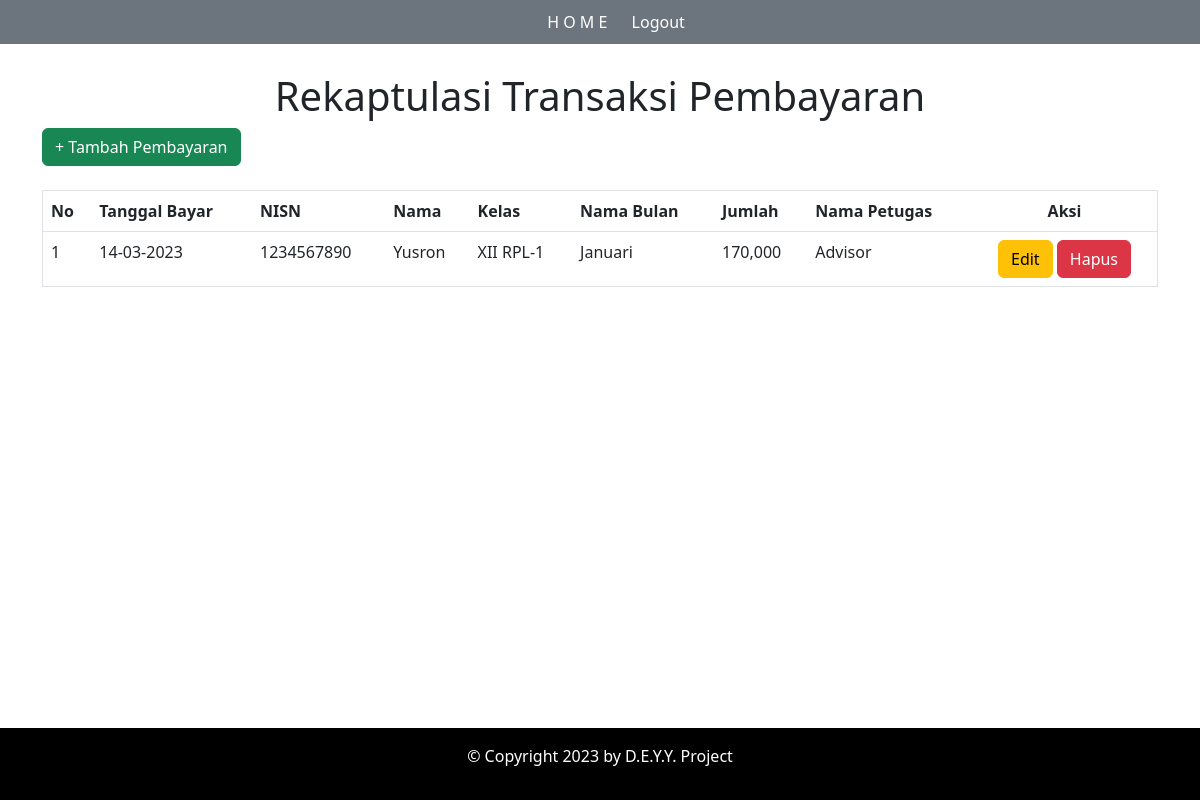
The page /PembayaranSPPSekolah/pembayaran.php on the database its author committed.
### tables this page shows
CREATE TABLE `tb_pembayaran` (
  `id_pembayaran` int(11) NOT NULL,
  `id_petugas` int(11) NOT NULL,
  `nisn` varchar(15) NOT NULL,
  `tgl_bayar` date NOT NULL,
  `bulan_bayar` varchar(2) NOT NULL,
  `jumlah_bayar` int(11) NOT NULL,
  `id_spp` int(11) NOT NULL
);

CREATE TABLE `tb_siswa` (
  `nisn` varchar(15) NOT NULL,
  `nis` varchar(15) NOT NULL,
  `nama` varchar(100) NOT NULL,
  `id_kelas` int(3) NOT NULL,
  `jenis_kelamin` enum('Laki-Laki','Perempuan') NOT NULL,
  `alamat` text NOT NULL,
  `no_telp` varchar(12) NOT NULL,
  `id_spp` int(11) NOT NULL,
  `total_bayar` int(11) NOT NULL
);

CREATE TABLE `tb_kelas` (
  `id_kelas` int(3) NOT NULL,
  `nama_kelas` varchar(15) NOT NULL,
  `wali_kelas` varchar(100) NOT NULL,
  `kompetensi_keahlian` text NOT NULL
);

CREATE TABLE `tb_petugas` (
  `id_petugas` int(11) NOT NULL,
  `username` varchar(100) NOT NULL,
  `password` varchar(100) NOT NULL,
  `nama_petugas` varchar(100) NOT NULL,
  `level` enum('admin','petugas') NOT NULL
);

### PembayaranSPPSekolah/pembayaran.php (the view, shortened to what this page needs)
<?php
$koneksi = mysqli_connect('localhost', 'root', '', 'db_spp');
?>
<!doctype html>
<html lang="en">
<head>
    <link rel="stylesheet" href="assets/css/style.css">
    <link rel="stylesheet" type="text/css" href="assets/css/bootstrap.min.css">
</head>
<body class="container-fluid">
    <?php
    include "header.php";
    ?>
    <br>
    <div class="container">
        <div class="text-center">
            <h1 class="mt-5">Rekaptulasi Transaksi Pembayaran</h1>
        </div>
        <a href="pembayaran-tambah.php" class="btn btn-success">+ Tambah Pembayaran</a>
        <br><br>
        <table border="1" width="100%" class="table table-hover">
            <tr>
                <th>No</th>
                <th>Tanggal Bayar</th>
                <th>NISN</th>
                <th>Nama</th>
                <th>Kelas</th>
                <th>Nama Bulan</th>
                <th>Jumlah</th>
                <th>Nama Petugas</th>
                <th class="text-center">Aksi</th>
            </tr>
            <?php
            $no = 1;
            $sql = "SELECT * FROM tb_pembayaran INNER JOIN tb_siswa ON tb_pembayaran.nisn = tb_siswa.nisn INNER JOIN tb_kelas ON tb_siswa.id_kelas = tb_kelas.id_kelas INNER JOIN tb_petugas ON tb_pembayaran.id_petugas = tb_petugas.id_petugas ORDER BY tb_pembayaran.tgl_bayar DESC";
            $query = mysqli_query($koneksi, $sql);
            while ($data = mysqli_fetch_array($query)) {
                $tgl_bayar = substr($data['tgl_bayar'], 8, 2).'-'.substr($data['tgl_bayar'], 5, 2).'-'.substr($data['tgl_bayar'], 0,4);
                $kd_bulan = $data['bulan_bayar'];
                if ($kd_bulan == '01'){$nama_bulan = "Januari";}
                elseif ($kd_bulan == '02'){$nama_bulan = "Februari";}
                elseif ($kd_bulan == '03'){$nama_bulan = "Maret";}
                elseif ($kd_bulan == '04'){$nama_bulan = "April";}
                elseif ($kd_bulan == '05'){$nama_bulan = "Mei";}
                elseif ($kd_bulan == '06'){$nama_bulan = "Juni";}
                elseif ($kd_bulan == '07'){$nama_bulan = "Juli";}
                elseif ($kd_bulan == '08'){$nama_bulan = "Agustus";}
                elseif ($kd_bulan == '09'){$nama_bulan = "September";}
                elseif ($kd_bulan == '10'){$nama_bulan = "Oktober";}
                elseif ($kd_bulan == '11'){$nama_bulan = "November";}
                elseif ($kd_bulan == '12'){$nama_bulan = "Desember";}
                ?>
                <tr>
                    <td><?= $no++; ?></td>
                    <td><?= $tgl_bayar; ?></td>
                    <td><?= $data['nisn']; ?></td>
                    <td><?= $data['nama']; ?></td>
                    <td><?= $data['nama_kelas']; ?></td>
                    <td><?= $nama_bulan; ?></td>
                    <td><?= number_format($data['jumlah_bayar']); ?></td>
                    <td><?= $data['nama_petugas']; ?></td>
                    <td class="text-center"><a href="pembayaran-edit.php?id_pembayaran=<?= $data['id_pembayaran']; ?>" class="btn btn-warning">Edit</a> <a href="pembayaran-hapus.php?id_pembayaran=<?= $data['id_pembayaran']; ?>" onclick="return confirm('Apakah Anda yakin ingin menghapus data ini?')" class="btn btn-danger">Hapus</a></td>
                </tr>
                <?php
            } ?>
        </table>
    </div>
    <BR><BR><BR><br><br><br>
    <footer class="text-center" style="position: fixed; right: 0; bottom: 0; left: 0; padding: 0px; background-color: black; color: white;">
        <p class="text-white p-3">&copy; Copyright 2023 by D.E.Y.Y. Project</p>
    </footer>
</body>
</html>

### PembayaranSPPSekolah/assets/css/style.css (style rules this page uses)
* { margin: 0; padding: 0; }

### rows shown on the page
tb_pembayaran: tgl_bayar "14-03-2023", nisn.nisn "1234567890", nisn.nama "Yusron", tb_kelas.nama_kelas "XII RPL-1", bulan_bayar "Januari", jumlah_bayar "170,000", id_petugas.nama_petugas "Advisor"
